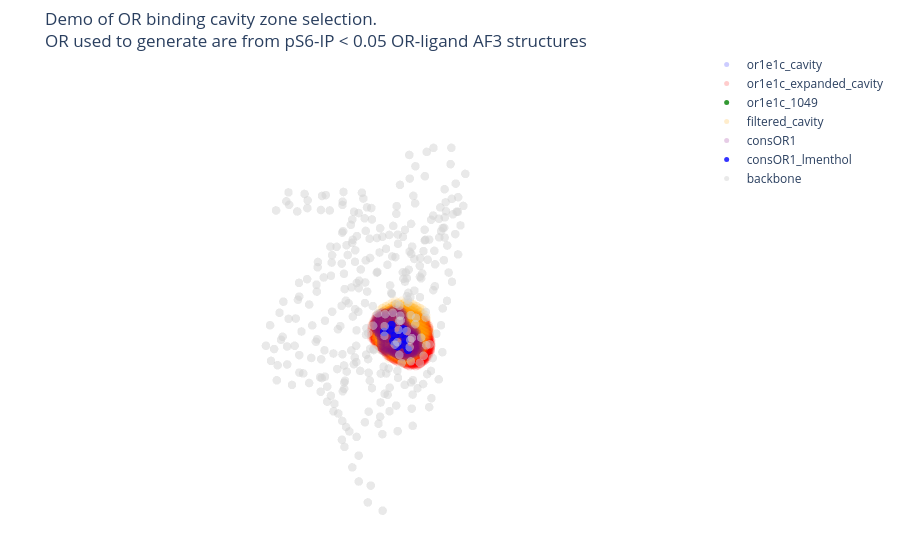

The notebook cell this image was saved under:
### Code cell
"""
Quick visualization of the cavity overlap. 

Including cryo structures
"""

plot_data = []
labels = []

# Load and append various coordinates
plot_data.append(cavsurf_coords['or1e1c_ga_1049_model_nolig'])
plot_data.append(expanded_coords['or1e1c_ga_1049_model_nolig'])
plot_data.append(pu.load_pdb_coordinates('/mnt/data2/Justice/AF3_files/AF3_out/pS6_screen/or1e1c_ga_1049/or1e1c_ga_1049_model.pdb',
                                         keep_ligand=True)[3])
plot_data.append(canonical_bc_coords)

# Add cryo structure ligand
cryo_pdb = ['/mnt/data2/Justice/OR_learning/files/OR_seq/consOR1_tmaligned_nolig.pdb']
_, cryo_cavsurf_coords, _ = bc.run_pyKVFinder_workflow(cryo_pdb, cavity_identity=True)

# Compute cavity center coordinates
cav_center = {_cav: np.mean(cryo_cavsurf_coords['consOR1_nolig'][_cav], axis=0) for _cav in cryo_cavsurf_coords['consOR1_nolig']}
lig_center = np.mean(pu.load_pdb_coordinates('/mnt/data2/Justice/OR_learning/files/OR_seq/consOR1_tmaligned.pdb', keep_ligand=True)[3], axis=0)

# Select cavity closest to ligand
dist_list = [np.linalg.norm(np.array(cav_center[_cav]) - np.array(lig_center)) for _cav in cav_center]
closest_cav_key = list(cav_center.keys())[np.argmin(dist_list)]
cryo_cavsurf_coords['consOR1_nolig'] = cryo_cavsurf_coords['consOR1_nolig'][closest_cav_key]

# Append cryo structure elements
plot_data.append(cryo_cavsurf_coords['consOR1_nolig'])
plot_data.append(pu.load_pdb_coordinates('/mnt/data2/Justice/OR_learning/files/OR_seq/consOR1_tmaligned.pdb', keep_ligand=True)[3])

# Add backbone
fig_backbone = pf.plot_coordinates(pu.load_pdb_coordinates(_file.replace('_nolig.pdb', '.pdb'))[1], 
                                   labels=['backbone'], opacity=0.5, colors=['#D3D3D3'])

# Create main figure
fig = pf.plot_coordinates(plot_data,
                          labels=['or1e1c_cavity', 'or1e1c_expanded_cavity', 'or1e1c_1049', 'filtered_cavity',
                                  'consOR1', 'consOR1_lmenthol'],
                          opacity=[0.1, 0.1, 0.8, 0.1, 0.1, 0.8])

# Add backbone trace
fig.add_traces(fig_backbone.data)

# Customize layout
fig.update_layout(title_text='Demo of OR binding cavity zone selection.<br>OR used to generate are from pS6-IP < 0.05 OR-ligand AF3 structures',
                  margin=dict(t=50))

# Show and save figure
fig.show()
fig.write_html('/mnt/data2/Justice/OR_learning/output/Canonical_bc/AF3/define_AF3_CBC/Demo_OR_cav_res_CBC.html')

### Figure 1 — Plotly figure (JSON) as saved in the notebook; plotly's stock layout.template omitted (floating-point values rounded to 4 significant figures; data arrays with more than 128 entries replaced by an {"elided": "..."} marker saying what was removed)
{"data": [{"marker": {"color": "blue", "opacity": 0.1, "size": 5}, "mode": "markers", "name": "or1e1c_cavity", "type": "scatter3d", "x": {"elided": "269 float values"}, "y": {"elided": "269 float values"}, "z": {"elided": "269 float values"}}, {"marker": {"color": "red", "opacity": 0.1, "size": 5}, "mode": "markers", "name": "or1e1c_expanded_cavity", "type": "scatter3d", "x": {"elided": "28966 float values"}, "y": {"elided": "28966 float values"}, "z": {"elided": "28966 float values"}}, {"marker": {"color": "green", "opacity": 0.8, "size": 5}, "mode": "markers", "name": "or1e1c_1049", "type": "scatter3d", "x": [2.899, 1.758, 0.538, 0.478, 1.607, 2.824], "y": [8.561, 9.099, 8.49, 7.37, 6.851, 7.428], "z": [-3.078, -3.615, -3.349, -2.575, -2.052, -2.294]}, {"marker": {"color": "orange", "opacity": 0.1, "size": 5}, "mode": "markers", "name": "filtered_cavity", "type": "scatter3d", "x": {"elided": "1159 int values"}, "y": {"elided": "1159 int values"}, "z": {"elided": "1159 int values"}}, {"marker": {"color": "purple", "opacity": 0.1, "size": 5}, "mode": "markers", "name": "consOR1", "type": "scatter3d", "x": {"elided": "591 float values"}, "y": {"elided": "591 float values"}, "z": {"elided": "591 float values"}}, {"marker": {"color": "blue", "opacity": 0.8, "size": 5}, "mode": "markers", "name": "consOR1_lmenthol", "type": "scatter3d", "x": [1.076, 1.854, 2.067, 3.349, 3.061, 2.119, 0.83, 2.38, 3.507, 1.156, -0.204], "y": [8.107, 10.85, 7.028, 7.752, 8.781, 9.812, 9.142, 5.986, 5.018, 5.122, 7.555], "z": [-3.085, -5.612, -3.574, -4.012, -5.076, -4.532, -4.162, -2.454, -2.86, -2.117, -2.769]}, {"marker": {"color": "#D3D3D3", "opacity": 0.5, "size": 5}, "mode": "markers", "name": "backbone", "type": "scatter3d", "x": {"elided": "312 float values"}, "y": {"elided": "312 float values"}, "z": {"elided": "312 float values"}}], "layout": {"margin": {"b": 10, "l": 10, "r": 10, "t": 50}, "scene": {"xaxis": {"showbackground": false, "visible": false}, "yaxis": {"showbackground": false, "visible": false}, "zaxis": {"showbackground": false, "visible": false}}, "title": {"text": "Demo of OR binding cavity zone selection.<br>OR used to generate are from pS6-IP < 0.05 OR-ligand AF3 structures"}}}
